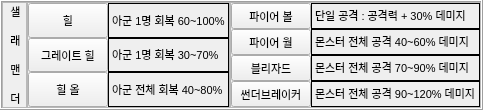
                      <widget class="QFrame" name="Frame_Class4">
                       <property name="enabled">
                        <bool>true</bool>
                       </property>
                       <property name="maximumSize">
                        <size>
                         <width>16777215</width>
                         <height>16777215</height>
                        </size>
                       </property>
                       <property name="frameShape">
                        <enum>QFrame::Box</enum>
                       </property>
                       <property name="frameShadow">
                        <enum>QFrame::Raised</enum>
                       </property>
                       <layout class="QGridLayout" name="gridLayout_68">
                        <property name="leftMargin">
                         <number>0</number>
                        </property>
                        <property name="topMargin">
                         <number>0</number>
                        </property>
                        <property name="rightMargin">
                         <number>0</number>
                        </property>
                        <property name="bottomMargin">
                         <number>0</number>
                        </property>
                        <property name="spacing">
                         <number>0</number>
                        </property>
                        <item row="0" column="0">
                         <widget class="QFrame" name="Frame_Class4_Name">
                          <property name="maximumSize">
                           <size>
                            <width>25</width>
                            <height>16777215</height>
                           </size>
                          </property>
                          <property name="frameShape">
                           <enum>QFrame::StyledPanel</enum>
                          </property>
                          <property name="frameShadow">
                           <enum>QFrame::Raised</enum>
                          </property>
                          <layout class="QGridLayout" name="gridLayout_71">
                           <property name="leftMargin">
                            <number>0</number>
                           </property>
                           <property name="topMargin">
                            <number>0</number>
                           </property>
                           <property name="rightMargin">
                            <number>0</number>
                           </property>
                           <property name="bottomMargin">
                            <number>0</number>
                           </property>
                           <property name="spacing">
                            <number>0</number>
                           </property>
                           <item row="0" column="0">
                            <widget class="QLabel" name="Class4_Name_Label">
                             <property name="minimumSize">
                              <size>
                               <width>25</width>
                               <height>0</height>
                              </size>
                             </property>
                             <property name="font">
                              <font>
                               <pointsize>8</pointsize>
                              </font>
                             </property>
                             <property name="text">
                              <string>&lt;html&gt;&lt;head/&gt;&lt;body&gt;&lt;p align=&quot;center&quot;&gt;샐&lt;/p&gt;&lt;p align=&quot;center&quot;&gt;래&lt;/p&gt;&lt;p align=&quot;center&quot;&gt;맨&lt;/p&gt;&lt;p align=&quot;center&quot;&gt;더&lt;/p&gt;&lt;/body&gt;&lt;/html&gt;</string>
                             </property>
                            </widget>
                           </item>
                          </layout>
                         </widget>
                        </item>
                        <item row="0" column="1">
                         <widget class="QFrame" name="Frame_Class4_Skill1">
                          <property name="enabled">
                           <bool>true</bool>
                          </property>
                          <property name="frameShape">
                           <enum>QFrame::StyledPanel</enum>
                          </property>
                          <property name="frameShadow">
                           <enum>QFrame::Raised</enum>
                          </property>
                          <layout class="QGridLayout" name="gridLayout_6">
                           <property name="leftMargin">
                            <number>0</number>
                           </property>
                           <property name="topMargin">
                            <number>0</number>
                           </property>
                           <property name="rightMargin">
                            <number>0</number>
                           </property>
                           <property name="bottomMargin">
                            <number>0</number>
                           </property>
                           <property name="spacing">
                            <number>0</number>
                           </property>
                           <item row="0" column="0">
                            <widget class="QPushButton" name="Class4_Skill1_Btn">
                             <property name="sizePolicy">
                              <sizepolicy hsizetype="Minimum" vsizetype="Preferred">
                               <horstretch>0</horstretch>
                               <verstretch>0</verstretch>
                              </sizepolicy>
                             </property>
                             <property name="maximumSize">
                              <size>
                               <width>100</width>
                               <height>16777215</height>
                              </size>
                             </property>
                             <property name="font">
                              <font>
                               <family>Arial</family>
                               <pointsize>8</pointsize>
                               <weight>50</weight>
                               <italic>false</italic>
                               <bold>false</bold>
                              </font>
                             </property>
                             <property name="styleSheet">
                              <string notr="true">font: 8pt &quot;Arial&quot;;힐</string>
                             </property>
                             <property name="text">
                              <string>힐</string>
                             </property>
                             <property name="checkable">
                              <bool>true</bool>
                             </property>
                            </widget>
                           </item>
                           <item row="0" column="2">
                            <widget class="QLabel" name="Class4_Skill1_Label">
                             <property name="frameShape">
                              <enum>QFrame::Box</enum>
                             </property>
                             <property name="text">
                              <string>&lt;html&gt;&lt;head/&gt;&lt;body&gt;&lt;p&gt;&lt;span style=&quot; font-size:8pt;&quot;&gt;아군 1명 회복 60~100%&lt;/span&gt;&lt;/p&gt;&lt;/body&gt;&lt;/html&gt;</string>
                             </property>
                            </widget>
                           </item>
                           <item row="1" column="0">
                            <widget class="QPushButton" name="Class4_Skill2_Btn">
                             <property name="sizePolicy">
                              <sizepolicy hsizetype="Minimum" vsizetype="Preferred">
                               <horstretch>0</horstretch>
                               <verstretch>0</verstretch>
                              </sizepolicy>
                             </property>
                             <property name="maximumSize">
                              <size>
                               <width>100</width>
                               <height>16777215</height>
                              </size>
                             </property>
                             <property name="font">
                              <font>
                               <pointsize>8</pointsize>
                              </font>
                             </property>
                             <property name="text">
                              <string>그레이트 힐</string>
                             </property>
                             <property name="checkable">
                              <bool>true</bool>
                             </property>
                            </widget>
                           </item>
                           <item row="2" column="0">
                            <widget class="QPushButton" name="Class4_Skill3_Btn">
                             <property name="sizePolicy">
                              <sizepolicy hsizetype="Minimum" vsizetype="Preferred">
                               <horstretch>0</horstretch>
                               <verstretch>0</verstretch>
                              </sizepolicy>
                             </property>
                             <property name="maximumSize">
                              <size>
                               <width>100</width>
                               <height>16777215</height>
                              </size>
                             </property>
                             <property name="font">
                              <font>
                               <pointsize>8</pointsize>
                              </font>
                             </property>
                             <property name="text">
                              <string>힐 올</string>
                             </property>
                             <property name="checkable">
                              <bool>true</bool>
                             </property>
                            </widget>
                           </item>
                           <item row="1" column="2">
                            <widget class="QLabel" name="Class4_Skill2_Label">
                             <property name="frameShape">
                              <enum>QFrame::Box</enum>
                             </property>
                             <property name="text">
                              <string>&lt;html&gt;&lt;head/&gt;&lt;body&gt;&lt;p&gt;&lt;span style=&quot; font-size:8pt;&quot;&gt;아군 1명 회복 30~70%&lt;/span&gt;&lt;/p&gt;&lt;/body&gt;&lt;/html&gt;</string>
                             </property>
                            </widget>
                           </item>
                           <item row="2" column="2">
                            <widget class="QLabel" name="Class4_Skill3_Label_3">
                             <property name="frameShape">
                              <enum>QFrame::Box</enum>
                             </property>
                             <property name="text">
                              <string>&lt;html&gt;&lt;head/&gt;&lt;body&gt;&lt;p&gt;&lt;span style=&quot; font-size:8pt;&quot;&gt;아군 전체 회복 40~80%&lt;/span&gt;&lt;/p&gt;&lt;/body&gt;&lt;/html&gt;</string>
                             </property>
                            </widget>
                           </item>
                          </layout>
                         </widget>
                        </item>
                        <item row="0" column="2">
                         <widget class="QFrame" name="Frame_Class4_Skill2">
                          <property name="maximumSize">
                           <size>
                            <width>16777215</width>
                            <height>16777215</height>
                           </size>
                          </property>
                          <property name="frameShape">
                           <enum>QFrame::StyledPanel</enum>
                          </property>
                          <property name="frameShadow">
                           <enum>QFrame::Raised</enum>
                          </property>
                          <layout class="QGridLayout" name="gridLayout_81">
                           <property name="leftMargin">
                            <number>0</number>
                           </property>
                           <property name="topMargin">
                            <number>0</number>
                           </property>
                           <property name="rightMargin">
                            <number>0</number>
                           </property>
                           <property name="bottomMargin">
                            <number>0</number>
                           </property>
                           <property name="spacing">
                            <number>0</number>
                           </property>
                           <item row="2" column="3">
                            <widget class="QLabel" name="Class4_Skill5_Label">
                             <property name="frameShape">
                              <enum>QFrame::Box</enum>
                             </property>
                             <property name="text">
                              <string>&lt;html&gt;&lt;head/&gt;&lt;body&gt;&lt;p&gt;&lt;span style=&quot; font-size:8pt;&quot;&gt;몬스터 전체 공격 40~60% 데미지 &lt;/span&gt;&lt;/p&gt;&lt;/body&gt;&lt;/html&gt;</string>
                             </property>
                            </widget>
                           </item>
                           <item row="3" column="0">
                            <widget class="QPushButton" name="Class4_Skill6_Btn">
                             <property name="sizePolicy">
                              <sizepolicy hsizetype="Minimum" vsizetype="Preferred">
                               <horstretch>0</horstretch>
                               <verstretch>0</verstretch>
                              </sizepolicy>
                             </property>
                             <property name="maximumSize">
                              <size>
                               <width>100</width>
                               <height>16777215</height>
                              </size>
                             </property>
                             <property name="font">
                              <font>
                               <family>Arial</family>
                               <pointsize>8</pointsize>
                               <weight>50</weight>
                               <italic>false</italic>
                               <bold>false</bold>
                              </font>
                             </property>
                             <property name="styleSheet">
                              <string notr="true">font: 8pt &quot;Arial&quot;;힐</string>
                             </property>
                             <property name="text">
                              <string>블리자드</string>
                             </property>
                             <property name="checkable">
                              <bool>true</bool>
                             </property>
                            </widget>
                           </item>
                           <item row="3" column="3">
                            <widget class="QLabel" name="Class4_Skill6_Label">
                             <property name="font">
                              <font>
                               <pointsize>8</pointsize>
                              </font>
                             </property>
                             <property name="frameShape">
                              <enum>QFrame::Box</enum>
                             </property>
                             <property name="text">
                              <string>&lt;html&gt;&lt;head/&gt;&lt;body&gt;&lt;p&gt;몬스터 전체 공격 70~90% 데미지 &lt;/p&gt;&lt;/body&gt;&lt;/html&gt;</string>
                             </property>
                            </widget>
                           </item>
                           <item row="7" column="0">
                            <widget class="QPushButton" name="Class4_Skill7_Btn">
                             <property name="sizePolicy">
                              <sizepolicy hsizetype="Minimum" vsizetype="Preferred">
                               <horstretch>0</horstretch>
                               <verstretch>0</verstretch>
                              </sizepolicy>
                             </property>
                             <property name="maximumSize">
                              <size>
                               <width>100</width>
                               <height>16777215</height>
                              </size>
                             </property>
                             <property name="font">
                              <font>
                               <pointsize>8</pointsize>
                              </font>
                             </property>
                             <property name="text">
                              <string>썬더브레이커</string>
                             </property>
                             <property name="checkable">
                              <bool>true</bool>
                             </property>
                            </widget>
                           </item>
                           <item row="7" column="3">
                            <widget class="QLabel" name="Class4_Skill7_Label">
                             <property name="frameShape">
                              <enum>QFrame::Box</enum>
                             </property>
                             <property name="text">
                              <string>&lt;html&gt;&lt;head/&gt;&lt;body&gt;&lt;p&gt;&lt;span style=&quot; font-size:8pt;&quot;&gt;몬스터 전체 공격 90~120% 데미지&lt;/span&gt;&lt;/p&gt;&lt;/body&gt;&lt;/html&gt;</string>
                             </property>
                            </widget>
                           </item>
                           <item row="0" column="0">
                            <widget class="QPushButton" name="Class4_Skill4_Btn">
                             <property name="sizePolicy">
                              <sizepolicy hsizetype="Minimum" vsizetype="Preferred">
                               <horstretch>0</horstretch>
                               <verstretch>0</verstretch>
                              </sizepolicy>
                             </property>
                             <property name="maximumSize">
                              <size>
                               <width>100</width>
                               <height>16777215</height>
                              </size>
                             </property>
                             <property name="font">
                              <font>
                               <family>Arial</family>
                               <pointsize>8</pointsize>
                               <weight>50</weight>
                               <italic>false</italic>
                               <bold>false</bold>
                              </font>
                             </property>
                             <property name="styleSheet">
                              <string notr="true">font: 8pt &quot;Arial&quot;;힐</string>
                             </property>
                             <property name="text">
                              <string>파이어 볼</string>
                             </property>
                             <property name="checkable">
                              <bool>true</bool>
                             </property>
                            </widget>
                           </item>
                           <item row="0" column="3">
                            <widget class="QLabel" name="Class4_Skill4_Label">
                             <property name="font">
                              <font>
                               <pointsize>8</pointsize>
                              </font>
                             </property>
                             <property name="frameShape">
                              <enum>QFrame::Box</enum>
                             </property>
                             <property name="text">
                              <string>&lt;html&gt;&lt;head/&gt;&lt;body&gt;&lt;p&gt;단일 공격 : 공격력 + 30% 데미지&lt;/p&gt;&lt;/body&gt;&lt;/html&gt;</string>
                             </property>
                            </widget>
                           </item>
                           <item row="2" column="0">
                            <widget class="QPushButton" name="Class4_Skill5_Btn">
                             <property name="sizePolicy">
                              <sizepolicy hsizetype="Minimum" vsizetype="Preferred">
                               <horstretch>0</horstretch>
                               <verstretch>0</verstretch>
                              </sizepolicy>
                             </property>
                             <property name="maximumSize">
                              <size>
                               <width>100</width>
                               <height>16777215</height>
                              </size>
                             </property>
                             <property name="font">
                              <font>
                               <pointsize>8</pointsize>
                              </font>
                             </property>
                             <property name="text">
                              <string>파이어 월</string>
                             </property>
                             <property name="checkable">
                              <bool>true</bool>
                             </property>
                            </widget>
                           </item>
                          </layout>
                         </widget>
                        </item>
                       </layout>
                      </widget>
